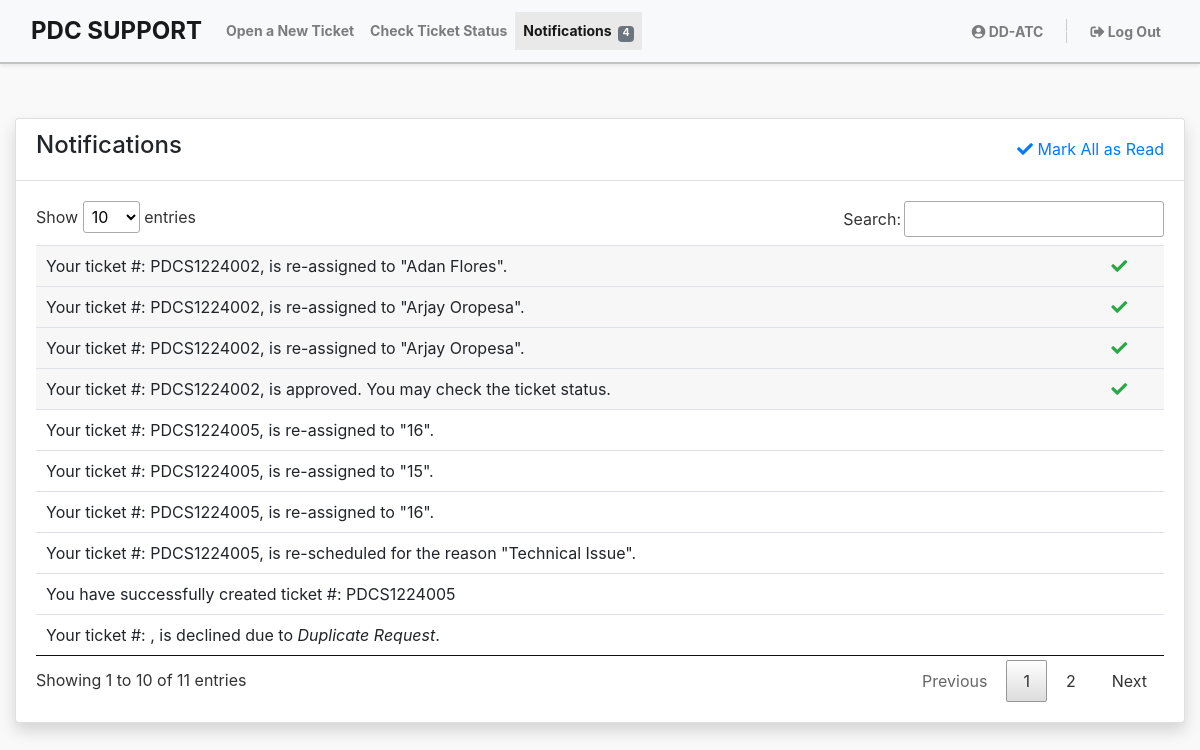
The app's page /pages/user/notification (signed in), older data.
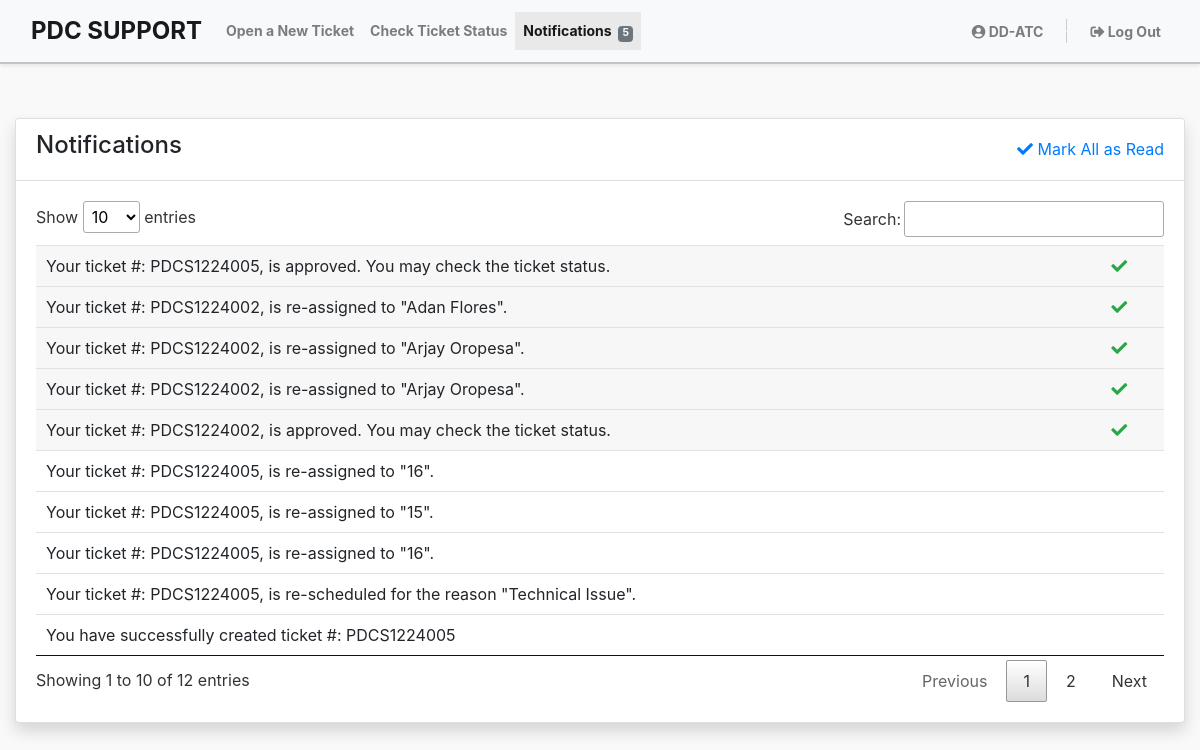
The same page, newer data.
### tables this page shows
CREATE TABLE `tbl_notif` (
  `id` int(100) NOT NULL,
  `notif_msg` varchar(5000) NOT NULL,
  `status` enum('0','1') NOT NULL DEFAULT '1',
  `user_id` int(100) NOT NULL,
  `post_date` datetime(6) NOT NULL DEFAULT current_timestamp(6)
);

### pages/user/user.notification.php (the view, shortened to what the changed rows need)
<?php
include('user.header.php');
$user_id = $_SESSION['id'];
$notif_qry = mysqli_query($conn, "SELECT * FROM `tbl_notif` WHERE user_id = $user_id ORDER BY post_date DESC");
?>
    <div class="container my-5">
        <div class="card shadow mb-4">
            <div class="card-header d-flex justify-content-between align-items-center" style="background-color:#fff;">
                <div>
                    <h4>Notifications</h4>
                </div>
                <div>
                    <a href="mark-all-read?id=<?php echo $user_id; ?>"><i class="fas fa-check"></i>&nbsp;Mark All as Read</a>
                </div>
            </div>
            <div class="card-body">
                <div clss="table-responsive">
                    <table class="table w-100" id="notif_tbl">
                        <thead>
                        </thead>
                        <tbody>
                            <?php
                                if (mysqli_num_rows($notif_qry) > 0) {
                                    mysqli_data_seek($notif_qry, 0);
                                    while($notif_row=mysqli_fetch_array($notif_qry)){
                                        if ($notif_row['status']=='1') {
                            ?>
                            <tr style="background-color: rgba(0, 0, 0, .03);">
                                <td><?php echo $notif_row['notif_msg']; ?></td>
                                <td><a href="mark-read?id=<?php echo $notif_row['id']; ?>" class="text-success" title="read"><i class="fas fa-check"></i></a></td>
                            </tr>
                            <?php } else{ ?>
                                <tr>
                                    <td><?php echo $notif_row['notif_msg']; ?></td>
                                    <td></td>
                                </tr>
                            <?php
                                        }
                                    }
                                } else {
                                    echo "<tr><td colspan='2'><i>No notifications yet.</i></td></tr>";
                                }
                            ?>
                        </tbody>
                    </table>
                </div>
            </div>
        </div>
    </div>
<?php include('user.footer.php'); ?>

### pages/user/user.header.php (shortened to what the changed rows need)
<?php
include('../includes/connection.php');
$notifcnt_qry = $conn->query("SELECT COUNT(*) AS unread_count FROM tbl_notif WHERE user_id = $_SESSION[id] AND status = '1'");
$unread_count = 0;
if ($notifcnt_qry) {
    $notifcnt_row = $notifcnt_qry->fetch_assoc();
    $unread_count = $notifcnt_row['unread_count'];
}
?>
<!DOCTYPE html>
<html lang="en">
    <head>
        <link href="../../assets/vendor/bootstrap/css/bootstrap.min.css" rel="stylesheet">
        <link href="../../assets/vendor/bootstrap-icons/bootstrap-icons.css" rel="stylesheet">
        <link href="../../assets/vendor/fontawesome/css/all.min.css" rel="stylesheet">
        <link href="../../assets/vendor/swiper/swiper-bundle.min.css" rel="stylesheet">
        <link href="../../assets/vendor/datatables/jquery.dataTables.min.css" rel="stylesheet">
        <link href="../../assets/css/user.style.css" rel="stylesheet">
    </head>
    <body id="page-top">
        <nav class="navbar navbar-expand-lg navbar-light bg-light shadow-sm fixed-top">
            <div class="container">
                <a class="navbar-brand" href="dashboard">PDC SUPPORT</a>
                <div class="collapse navbar-collapse" id="navbarNav">
                    <ul class="navbar-nav mr-auto">
                        <li class="nav-item">
                            <a class="nav-link <?php echo ($page == 'user/open-ticket') ? 'active' : ''; ?>" href="open-ticket">Open a New Ticket</a>
                        </li>
                        <li class="nav-item">
                            <a class="nav-link <?php echo in_array($page, ['user/track-ticket', 'user/my-ticket', 'user/ticket-history']) ? 'active' : ''; ?>" href="track-ticket">Check Ticket Status</a>
                        </li>
                        <li class="nav-item">
                            <a class="nav-link <?php echo ($page == 'user/notification') ? 'active' : ''; ?>" aria-current="page" href="notification">Notifications&nbsp;
                                <?php if ($unread_count > 0) { ?>
                                    <span class="badge bg-secondary text-light">
                                        <?php echo ($unread_count > 99) ? '99+' : $unread_count; ?>
                                    </span>
                                <?php } ?>
                            </a>
                        </li>
                    </ul>
                    <ul class="navbar-nav">
                        <li class="nav-item">
                            <a class="nav-link" href="#"><i class="fas fa-user-circle"></i>&nbsp;<?php echo $_SESSION['name']; ?></a>
                        </li>
                        <li class="nav-item">
                            <a class="nav-link" href="logout"><i class="fas fa-sign-out-alt"></i>&nbsp;Log Out</a>
                        </li>
                    </ul>
                </div>
            </div>
        </nav>

Row changes from the older to the newer data that the page shows:
no longer on this page (row unchanged): tbl_notif: notif_msg "Your ticket #: , is declined due to Duplicate Request ."
added tbl_notif: notif_msg "Your ticket #: PDCS1224005, is approved. You may check the ticket status."
Text that changed along with them:
$unread_count: "4" → "5"
text written by a page script: "Show entries Search: Showing 1 to 10 of 11 entries Previous 1 2 Next" → "Show entries Search: Showing 1 to 10 of 12 entries Previous 1 2 Next"
